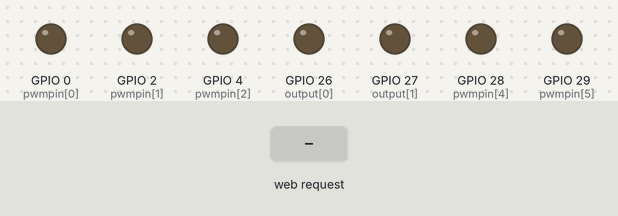
Simulated run of this sketch. Board: ESP32. Shown: output pins drawn as LEDs (lit = HIGH). The inputs (shaded band) are chosen by the test bench. WiFi joins after 1.5 s; servers stay silent unless stated; what the sketch prints to the serial monitor is not drawn.

Above: at 2.7 s.
2.8 s: HTTP request GET /26/on received
At 4.0 s:
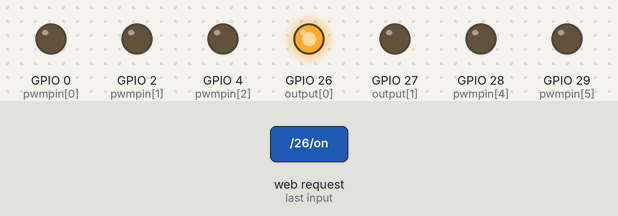
4.3 s: HTTP request GET /27/on received
At 5.3 s:
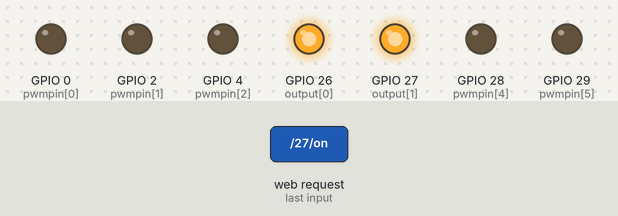
5.8 s: HTTP request GET /26/off received
At 6.5 s:
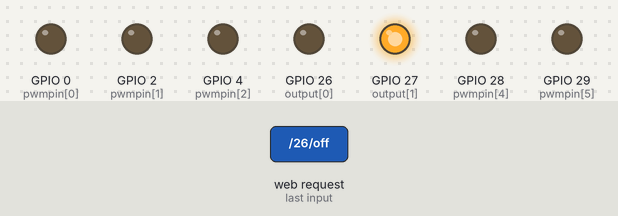
7.3 s: HTTP request GET /27/off received
At 7.6 s:
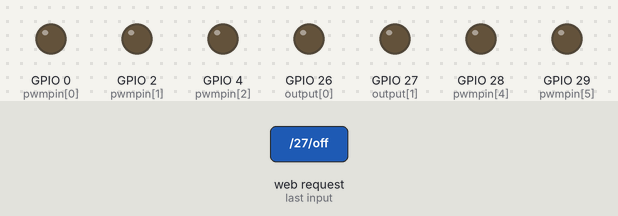
Timing chart, 0 to 9.8 s (numbered marks = the images above; inputs shaded):
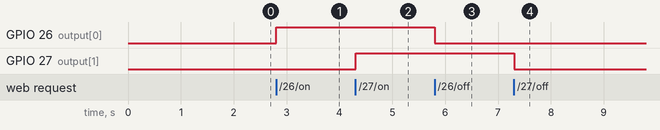

Measured:
- after the input at 2.8 s, GPIO 26 (output[0]): LOW → HIGH at once
- after the input at 4.3 s, GPIO 27 (output[1]): LOW → HIGH at once
- after the input at 5.8 s, GPIO 26 (output[0]): HIGH → LOW at once
- after the input at 7.3 s, GPIO 27 (output[1]): HIGH → LOW at once

The sketch:

aaaaaaaaaaaaaaaaaa.ino.ino
```cpp
#include <WiFi.h>


/*ESP-32: Pulsweitenmodulations gesteuerte Analogwert ausgabe
  zur drahtlosen Ansteuerrung und Regelung von elektrischen
  Verbrauchern wie zum Beispiel Beleuchtung.

 *Dargestellt über ein dynamisches Html-Dokument als GUI
  Steuerung programmiert mit C++, Elemente gebaut mit Html,
  Designt mit CSS und programmiert mit Javascript.

 *Analogwertausgabe über PWM-gesteuerte MOSFETS durch
  Optocoppler. 8-bit auflösung von 0 bis 255 bei 1000 Herz
  Spannung im laststromkreis liegt bei 12 Volt.

 *Nach erfolgreicher Verbindung erreicht man den Webserver
  durch das eingeben der IP-adresse in die URL-zeile im Webbrowser.
  Kompatibel mit allen Systemen Pc und Smartphone.
  (Bei änderrungen des Codes kann es zu Störungen in design und
  kompatibilität kommen)

  Kompletter Code ist zur Nachvolziebarkeit kommentiert
*/

//Konstanten sind definiert und andere Werte in Arrays


//outputs gespeichert als Array

int pos[] = {1 ,2 ,3 ,4 ,5 ,6 };
int output[] = {26, 27};                                      //Digital Outputs
int pwmpin[] = {0, 2, 4, 27 ,28 ,29 };                //Analog Outputs
int ledChannel[] = {0, 1, 2 ,3 ,4 ,5};                    //LED-Channels

//Konstanten Definiert

#define freq 1000                                              //1000 Herz
#define resolution 8                                          //8-bit Pulsweite von 0-255

#define timeoutTime 2000                                //TimeOut

#define ssid "EasyBox-042179"                        //SSID
#define password "AE3Y8yT93x4uHPeT"        //Passwort

WiFiServer server(80);                                     //Serverport 80

String header;
String output26State = "off";
String output27State = "off";
String valueString = String(5);
String valueString2 = String(6);
String valueString3 = String(7);
String valueString4 = String(8);
String valueString5 = String(9);
String valueString6 = String(10);

unsigned long currentTime = millis();
unsigned long previousTime = 0;


//Sliderpositionen
int pos1 = 0;
int pos2 = 0;
int pos3 = 0;
int pos4 = 0;
int pos5 = 0;
int pos6 = 0;

void setup() {


  Serial.begin(115200);                                    //Start des seriellen Monitors

  //PWM-Setup

  ledcSetup(ledChannel[0], freq, resolution);       //PWM Setup1
  ledcAttachPin(pwmpin[0], ledChannel[0]);

  ledcSetup(ledChannel[1], freq, resolution);     //zuweisung der pwm variablen
  ledcAttachPin(pwmpin[1], ledChannel[1]);      //Pin PWM-Channel und Frequenz

  ledcSetup(ledChannel[2], freq, resolution);
  ledcAttachPin(pwmpin[2], ledChannel[2]);

  ledcSetup(ledChannel[3], freq, resolution);
  ledcAttachPin(pwmpin[3], ledChannel[3]);

  ledcSetup(ledChannel[4], freq, resolution);
  ledcAttachPin(pwmpin[4], ledChannel[4]);

  ledcSetup(ledChannel[5], freq, resolution);
  ledcAttachPin(pwmpin[5], ledChannel[5]);

  pinMode(output[0], OUTPUT);                        //Pinzuweisung
  pinMode(output[1], OUTPUT);

  digitalWrite(output[0], LOW);                          //Outputs standartmäßig auf low
  digitalWrite(output[1], LOW);

  //Verbindung starten
  Serial.print("Verbinden mit ");
  Serial.println(ssid);
  WiFi.begin(ssid, password);

  while (WiFi.status() != WL_CONNECTED) {
    delay(500);
    Serial.print(".");
  }

  Serial.println("");
  Serial.println("Verbindung hergestellt");
  Serial.println("IP-addresse: ");
  Serial.println(WiFi.localIP());
  server.begin();
}

void loop() {

  WiFiClient client = server.available();

  if (client) {
    currentTime = millis();
    previousTime = currentTime;
    Serial.println("New Client.");
    String currentLine = "";

    while (client.connected() && currentTime - previousTime <= timeoutTime) {
      currentTime = millis();

      if (client.available()) {
        char c = client.read();
        Serial.write(c);
        header += c;

        if (c == '\n') {

          if (currentLine.length() == 0) {
            client.println("HTTP/1.1 200 OK");
            client.println("Content-type:text/html");
            client.println("Connection: close");
            client.println();


            //Ein-und Ausschalten der Pinns
            if (header.indexOf("GET /26/on") >= 0) {
              Serial.println("GPIO 26 on");
              output26State = "on";
              digitalWrite(output[0], HIGH);

            }

            else if (header.indexOf("GET /26/off") >= 0) {
              Serial.println("GPIO 26 off");
              output26State = "off";
              digitalWrite(output[0], LOW);
            }

            else if (header.indexOf("GET /27/on") >= 0) {
              Serial.println("GPIO 27 on");
              output27State = "on";
              digitalWrite(output[1], HIGH);
            }

            else if (header.indexOf("GET /27/off") >= 0) {
              Serial.println("GPIO 27 off");
              output27State = "off";
              digitalWrite(output[1], LOW);
            }

            //Analogwert erzeugung
            if(output26State == "on"){
              if(header.indexOf("GET /?value=")>=0) {
                pos[0] = header.indexOf('=');
                pos[1] = header.indexOf('&');
                valueString = header.substring(pos[0]+1, pos[1]);
                ledcWrite(ledChannel[0],valueString.toInt());
              }

              if(header.indexOf("GET /?value2=")>=0) {
                pos[2] = header.indexOf('=');
                pos[3] = header.indexOf('&');
                valueString2 = header.substring(pos[2]+1, pos[3]);
                ledcWrite(ledChannel[1],valueString2.toInt());
              }

               if(header.indexOf("GET /?value3=")>=0) {
                pos[4] = header.indexOf('=');
                pos[5] = header.indexOf('&');
                valueString = header.substring(pos[4]+1, pos[5]);
                ledcWrite(ledChannel[2],valueString.toInt());
              }
            }

            //Ausschalten der kompletten Lichterkette im System1
            else if(output26State == "off"){
              ledcWrite(ledChannel[0],LOW);
              ledcWrite(ledChannel[1],LOW);
              ledcWrite(ledChannel[2],LOW);
            }

             if(output27State == "on"){
              if(header.indexOf("GET /?value4=")>=0) {
                pos[6] = header.indexOf('=');
                pos[7] = header.indexOf('&');
                valueString = header.substring(pos[6]+1, pos[7]);
                ledcWrite(ledChannel[3],valueString.toInt());
              }

              if(header.indexOf("GET /?value5=")>=0) {
                pos[6] = header.indexOf('=');
                pos[7] = header.indexOf('&');
                valueString = header.substring(pos[6]+1, pos[7]);
                ledcWrite(ledChannel[4],valueString.toInt());
              }

              if(header.indexOf("GET /?value6=")>=0) {
                pos[8] = header.indexOf('=');
                pos[9] = header.indexOf('&');
                valueString = header.substring(pos[8]+1, pos[9]);
                ledcWrite(ledChannel[4],valueString.toInt());
              }
             }

             else if(output26State == "off"){
              ledcWrite(ledChannel[3],LOW);
              ledcWrite(ledChannel[4],LOW);
              ledcWrite(ledChannel[5],LOW);
             }


            //Webserver-GUI

            //HTML Grundstruktur
            client.println("<!DOCTYPE html><html>");
            client.println("<meta charset=\"utf-8\"/>");
            client.println("<meta http-equiv=\"refresh\" content= \"5\">");
            client.println("<head>");
            client.println("<meta name=\"viewport\" content=\"width=device-width, initial-scale=1\">");
            client.println("<link rel=\"icon\" href=\"data:,\">");

            //CSS

            //Styling Der HTML-Grundstrukturen
            client.println("<style>");
            client.println("html { font-family: Helvetica;}");
            client.println(".header{text-align: center; background-color: blue; height: 100px;}");
            client.println(" body{ margin: 0 ; background-color: black; align-content: center;}");
            client.println(".uno{display: flex; content-align: center; background-color: white;}");
            client.println(".dva{displey: flex; content-align: center; background-color: white;}");
            client.println(".pp{margin-left: 5%; }");
            client.println(" p{margin-left: 45%;}");

            //Main Divs

            //System1
            client.println(".main{align-content: center; margin-top: 0%; margin-left: 5%; margin-right: 5%; border-color: white; border-radius: 20px; border-style: solid;}");
            client.println(".system1{width:60%; border-color: black; border-radius: 100px; background-color: rgb(200,200,200);");
            client.println(" border-style: solid;background-color: white; box-shadow: 21px 28px 58px -5px rgb(1, 1, 176);}");
            client.println(".system1:hover {background-color: #FFFFFF; box-shadow: 8px 29px 49px -3px rgb(0, 0, 160) inset;}");

            //System2
            client.println(".system2{width:60%; margin-top:3%; border-color: black; border-radius: 100px; background-color:rgb(200,200,200);");
            client.println("content-align: center; border-style: solid; background-color: white; box-shadow: 21px 28px 58px -5px rgb(1, 1, 176);}");
            client.println(".system2:hover { box-shadow: 8px 29px 49px -3px rgb(0, 0, 160) inset;border-color: rgb(0, 0, 0); border-style: solid;}");

            //Slider und HTML-Elemente

            //Slider system1
            client.println(".slider {-webkit-appearance: none; background-color: cyan; color: black; border-radius: 8px; margin-left: 40%;}");
            client.println(".slider3{-webkit-appearance: none; background-color: red;  color: black; border-radius: 8px; margin-left: 40%;}");
            client.println(".slide  {-webkit-appearance: none; background-color: green;color: black; border-radius: 8px; margin-left: 40%;}");

            client.println("slider:hover {background-color: blue;1  }");
            client.println("slider3:hover{background-color: magenta;}");
            client.println("slide:hover  {background-color: #4CAF50;}");


            //Slider system2
            client.println(".slider4{-webkit-appearance: none; background-color: red;   color: black; border-radius: 8px; margin-left: 40%;}");
            client.println(".slider5{-webkit-appearance: none; background-color: cyan;  color: black; border-radius: 8px; margin-left: 40%;}");
            client.println(".slider6{-webkit-appearance: none; background-color: green; color: black; border-radius: 8px; margin-left: 40%;}");

            //Button Styling
            client.println(".button{background-color: #4CAF50; border: none; margin-left: 5%; border-radius: 10px; color: white; height: 30px; width:70px;};");
            client.println(" text-decoration: none; font-size: 30px; margin: 2px; cursor: pointer;}");
            client.println(".button2{background-color: black; color: red; border-radius: 10px; height: 30px; width:70px;}");
            client.println("</style>");

            //Weblogig in Javascript
            //Main Script zur Datenübertragung und Analogwertverarbeitung
            client.println("<script src=\"https://ajax.googleapis.com/ajax/libs/jquery/3.3.1/jquery.min.js\"></script>");

            //Zeit-Script
            client.println("<script> function zeit(){let jetzt = new Date(); sekunden = jetzt.getSeconds();");
            client.println("minuten = jetzt.getMinutes(); stunden = jetzt.getHours();");
            client.println("let uhr = document.getElementById(\"time\").innerHTML = stunden + \":\" + minuten + \":\" + sekunden} ");
            client.println("setInterval(zeit,1) </script>");
            client.println("</head>");
            //Ende des Head-bereiches

            //Main HTML
            client.println("<body onload=\"zeit()\"><header class=\"header\"<h1>Daniels Web Server</h1> <h2 id=\"time\">Rofl</h2> </header>");
            client.println("<h2 id=\"h\"></h2>");
            client.println("<div class=\"main\">");

            client.println("<section class=\"uno\" >");
            client.println("<p class=\"pp\">lololollololololololololol<br>lololol</p>");
            client.println("<div class=\"system1\"> ");
            client.println("<p>Wohnzimmerlicht " + output26State + "</p>");

            //Slider als Input im Browser
            client.println("<input type=\"range\" min=\"0\" max=\"254\"id=\"Slider\" class=\"slide\"onchange=\"servo2(this.value)\" value=\""+valueString2+"\">");
            client.println("<input type=\"range\" min=\"0\" max=\"254\" id=\"servoSlider\" class=\"slider\" onchange=\"servo(this.value)\" value=\""+valueString+"\">");
            client.println("<input type=\"range\" min=\"0\" max=\"254\" id=\"slider3\" class=\"slider3\" onchange=\"servo3(this.value)\" value=\""+valueString3+"\">");

            //Abfrage der Digitalwerte
            if (output26State == "off") {
            client.println("<p><a href=\"/26/on\"><button class=\"button\">ON</button></a></p>");
            }

            else {
              client.println("<p><a href=\"/26/off\"><button class=\"button\">OFF</button></a></p>");
            }

            client.println("<div class=\"kurve\" ></div>");
            client.println("</div>");
            client.println("</section>");

            //Teil2
            client.println("<section class=\"uno\" >");
            client.println("<div class=\"system2\">");
            client.println("<p>Licht2 " + output27State + "</p>");

            if (output27State == "off") {
              client.println("<p><a href=\"/27/on\"><button class=\"button\">ON</button></a></p>");
            }

            else {
              client.println("<p><a href=\"/27/off\"><button class=\"button\">OFF</button></a></p>");
            }

            //Slider System2
            client.println("<input type=\"range\" class=\"slider4\" id=\"slider4\" min=\"0\" max=\"254\"   onchange=\"servo4(this.value)\" value=\""+valueString4+"\">");
            client.println("<input type=\"range\" class=\"slider5\" id=\"slider5\" min=\"0\" max=\"254\"   onchange=\"servo5(this.value)\" value=\""+valueString5+"\">");
            client.println("<input type=\"range\" class=\"slider6\" id=\"slider6\" min=\"0\" max=\"254\"    onchange=\"servo6(this.value)\" value=\""+valueString6+"\">");
            client.println("</div>");
            client.println("</section>");


            //Script zur verarbeitung der analog Werte über HTTP

            //HTTP Analogwertverarbeitung System1 Slider1
            client.println("<script>var slider = document.getElementById(\"servoSlider\");");
            client.println("slider.oninput = function() { slider.value = this.value; }");
            client.println("$.ajaxSetup({timeout:1000}); function servo(pos) { ");
            client.println("$.get(\"/?value=\" + pos + \"&\"); {Connection: close};}");
            client.println("</script>");


            //HTTP Analogwertverarbeitung System1 Slider2
            client.println("<script>var slider2 = document.getElementById(\"Slider\");");
            client.println("slider2.oninput = function() { slider2.value = this.value; }");
            client.println("$.ajaxSetup({timeout:1000}); function servo2(pos) { ");
            client.println("$.get(\"/?value2=\" + pos + \"&\"); {Connection: close};}");
            client.println("</script>");


            //HTTP Anallogwertverarbeitung System System1 Slider3
            client.println("<script>var slider3 = document.getElementById(\"slider3\");");
            client.println("slider3.oninput = function() { slider3.value = this.value; }");
            client.println("$.ajaxSetup({timeout:1000}); function servo3(pos) { ");
            client.println("$.get(\"/?value3=\" + pos + \"&\"); {Connection: close};}");
            client.println("</script>");
            client.println("</div></body></html>");


            //System 2


            //HTTP Anallogwertverarbeitung System System2 Slider1
            client.println("<script>var slider4 = document.getElementById(\"slider4\");");
            client.println("slider4.oninput = function() { slider4.value = this.value; }");
            client.println("$.ajaxSetup({timeout:1000}); function servo4(pos) { ");
            client.println("$.get(\"/?value4=\" + pos + \"&\"); {Connection: close};}");
            client.println("</script>");


            //HTTP Anallogwertverarbeitung System System2 Slider2
            client.println("<script>var slider5 = document.getElementById(\"slider5\");");
            client.println("slider5.oninput = function() { slider5.value = this.value; }");
            client.println("$.ajaxSetup({timeout:1000}); function servo6(pos) { ");
            client.println("$.get(\"/?value5=\" + pos + \"&\"); {Connection: close};}");
            client.println("</script>");


            //HTTP Anallogwertverarbeitung System System2 Slider3
            client.println("<script>var slider6 = document.getElementById(\"slider6\");");
            client.println("slider6.oninput = function() { slider6.value = this.value; }");
            client.println("$.ajaxSetup({timeout:1000}); function servo6(pos) { ");
            client.println("$.get(\"/?value6=\" + pos + \"&\"); {Connection: close};}");
            client.println("</script>");

            client.println();
            //HTML ende
            break;
            //Webseiten ende

          }

          else {
            currentLine = "";
          }
        }

        else if (c != '\r') {
          currentLine += c;
        }
      }
    }

    header = "";

    client.stop();
    Serial.println("Verbindung getrennt.");
    Serial.println("");
    //Server disconnected
  }
}
```
